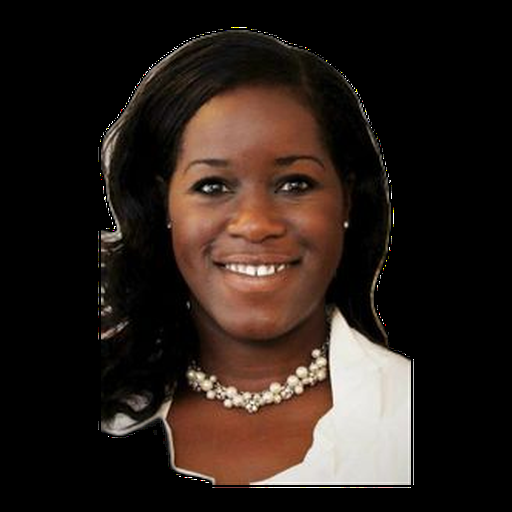
#> input picture images/candidates/statewide/D/aicha-davis.png, 512 x 512 px
$ python -i photo-machine.py   (imports and definitions only)
#> lines starting #> are read from the running program, lines starting #| are printed output that depends on the picture
#!/usr/bin/env python3
"""
photo-machine.py — VoteYourViews candidate photo pipeline (v1, Process stage)

Per the spec (Docs/Candidate-Photo-Pipeline-Spec.md). This v1 does the
PROCESS + SELF-HOST part on photos that already have a source URL:
  download -> background removal (rembg) -> center on subject -> square crop
  -> resize 512x512 transparent PNG -> save to images/candidates/<county>/<slug>.png

County-agnostic: the county is just --county <name>. Reuse for any county.

It does NOT (yet) write paths back to the sheet or source missing photos
(Ballotpedia/self-submission) — those are separate, later stages. This run is
safe: it only reads the published sheet and writes local PNG files.

Usage:
  python3 photo-machine.py --county hays --party R          # first batch
  python3 photo-machine.py --county hays                    # all parties
  python3 photo-machine.py --county travis --limit 5        # smoke test

Requires: rembg, Pillow, requests  (pip3 install rembg Pillow requests)
"""
import argparse, csv, io, re, sys, unicodedata, urllib.request
from pathlib import Path

SHEET_ID = "1V1oaEy6ToV3LZt0et9bIWEJQbPrYZg73tDxGelhiFn8"
GVIZ = "https://docs.google.com/spreadsheets/d/{sid}/gviz/tq?tqx=out:csv&sheet={tab}"
OUT_SIZE = 512          # final square px
PAD = 0.12             # headroom padding around the subject (fraction of bbox)

# [35 lines left out: functions tab_for, slugify, gdrive_direct, fetch, load_rows, not called in this run]

_SESSION = None
def _session(model):
    global _SESSION
    if _SESSION is None:
        from rembg import new_session
        _SESSION = new_session(model)
    return _SESSION

def process(img_bytes, model="u2net_human_seg"):
    """rembg cut-out -> tight crop to subject -> square with padding -> 512 PNG.
    Default model = u2net_human_seg (human segmentation): robust against erasing
    light clothing on a light background (u2net ghosted shirts/robes)."""
    from rembg import remove
    from PIL import Image
    cut = remove(img_bytes, session=_session(model))          # -> PNG bytes w/ alpha
    im = Image.open(io.BytesIO(cut)).convert("RGBA")
    bbox = im.split()[3].getbbox()                            # alpha bounding box = the subject
    if bbox:
        im = im.crop(bbox)
    w, h = im.size
    side = int(max(w, h) * (1 + PAD))                         # square canvas + headroom
    canvas = Image.new("RGBA", (side, side), (0, 0, 0, 0))    # transparent
    canvas.paste(im, ((side - w) // 2, (side - h) // 2), im)  # center the subject
    return canvas.resize((OUT_SIZE, OUT_SIZE), Image.LANCZOS)

# [41 lines left out: function main, not called in this run]

# [2 lines not run here, left out]

>>> import cv2
>>> picture = cv2.imread('../images/candidates/statewide/D/aicha-davis.png', cv2.IMREAD_GRAYSCALE)
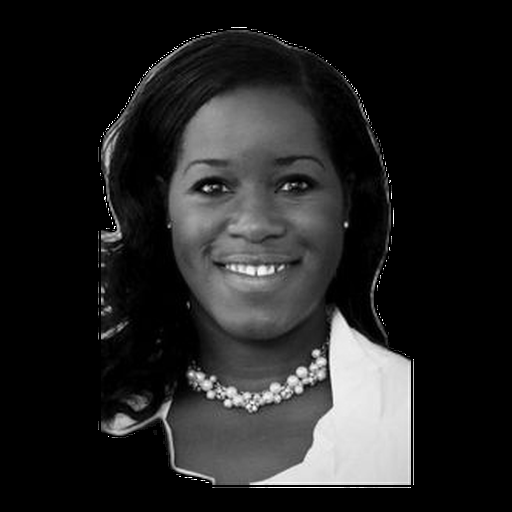
#> picture: shape (512, 512); min 0, max 255, mean 34.9
>>> result = process(picture)
#> (the run stopped early here; a loop or call above may not have finished)

$ run again, on images/candidates/statewide/G/alfred-molison.png
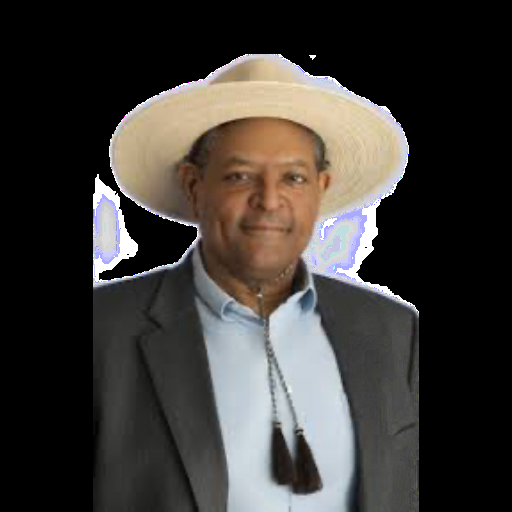
#> input picture images/candidates/statewide/G/alfred-molison.png, 512 x 512 px
#> `picture = cv2.imread('../images/candidates/statewide/D/aicha-davis.png..`:
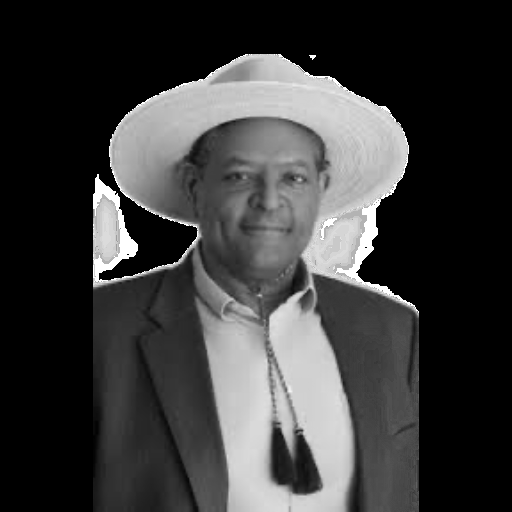
#> picture: shape (512, 512); min 0, max 255, mean 59.6

$ run again, on images/candidates/statewide/G/anissa-chilmeran.png
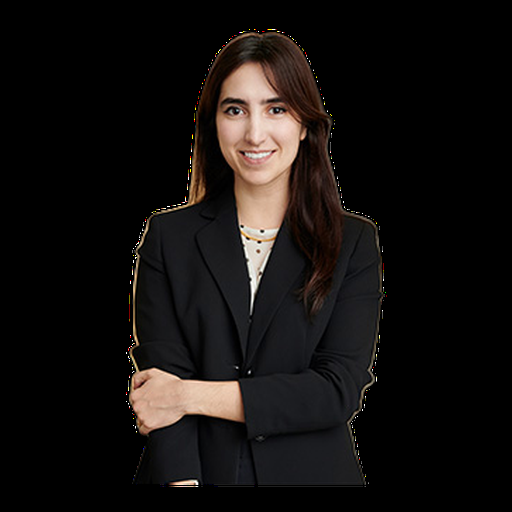
#> input picture images/candidates/statewide/G/anissa-chilmeran.png, 512 x 512 px
#> `picture = cv2.imread('../images/candidates/statewide/D/aicha-davis.png..`:
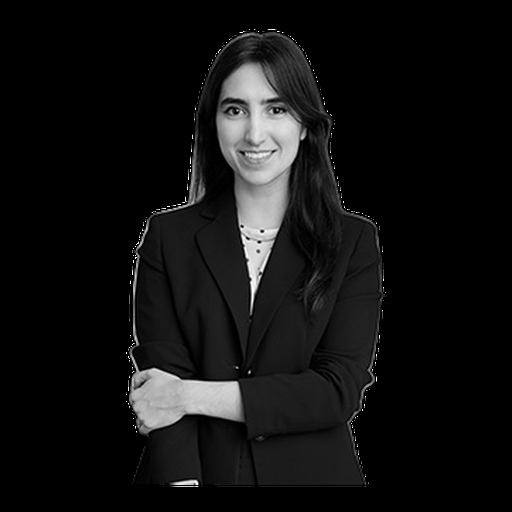
#> picture: shape (512, 512); min 0, max 255, mean 17.5

$ run again, on images/candidates/statewide/I/anthony-tristan.png
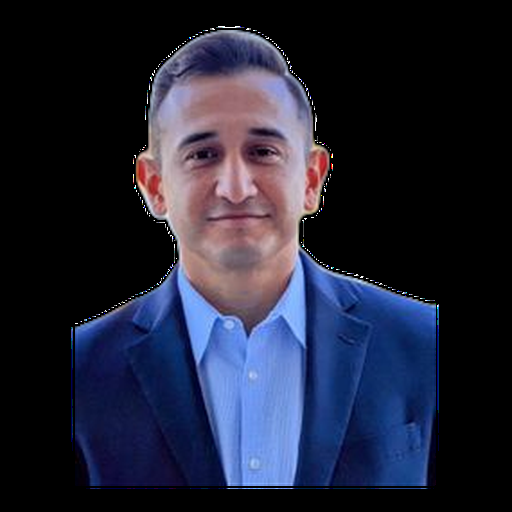
#> input picture images/candidates/statewide/I/anthony-tristan.png, 512 x 512 px
#> `picture = cv2.imread('../images/candidates/statewide/D/aicha-davis.png..`:
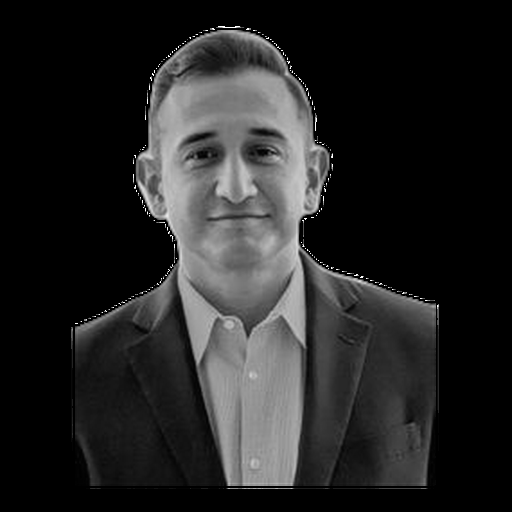
#> picture: shape (512, 512); min 0, max 255, mean 36.9
